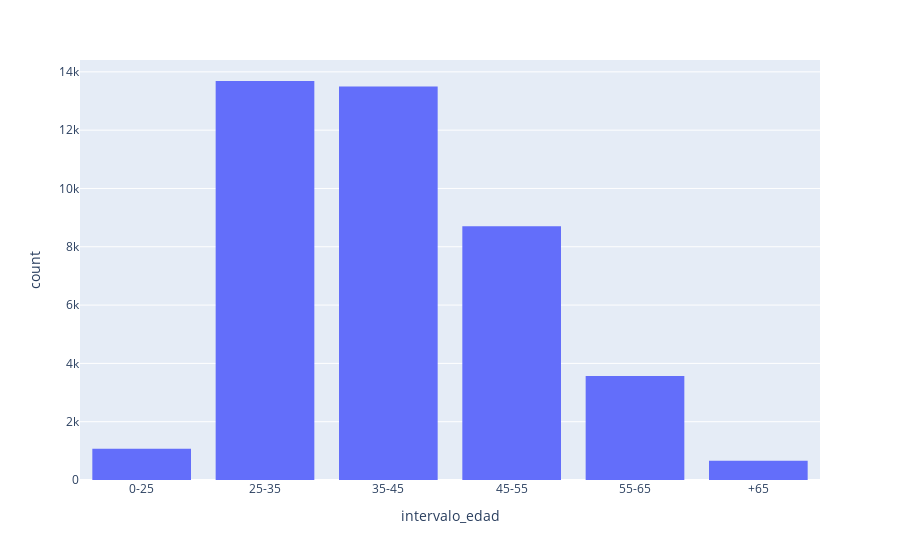

The cell this chart's notebook holds for it:
### Code cell
px.histogram(df_copy, 
             x='intervalo_edad',
             category_orders= {'intervalo_edad' : labels})

### Figure 1 — Plotly figure (JSON) as saved in the notebook; plotly's stock layout.template omitted (floating-point values rounded to 4 significant figures; data arrays with more than 128 entries replaced by an {"elided": "..."} marker saying what was removed)
{"data": [{"bingroup": "x", "hovertemplate": "intervalo_edad=%{x}<br>count=%{y}<extra></extra>", "legendgroup": "", "marker": {"color": "#636efa", "pattern": {"shape": ""}}, "name": "", "orientation": "v", "showlegend": false, "type": "histogram", "x": {"elided": "41188 str values"}, "xaxis": "x", "yaxis": "y"}], "layout": {"barmode": "relative", "legend": {"tracegroupgap": 0}, "margin": {"t": 60}, "xaxis": {"anchor": "y", "categoryarray": ["0-25", "25-35", "35-45", "45-55", "55-65", "+65"], "categoryorder": "array", "domain": [0, 1], "title": {"text": "intervalo_edad"}}, "yaxis": {"anchor": "x", "domain": [0, 1], "title": {"text": "count"}}}}
